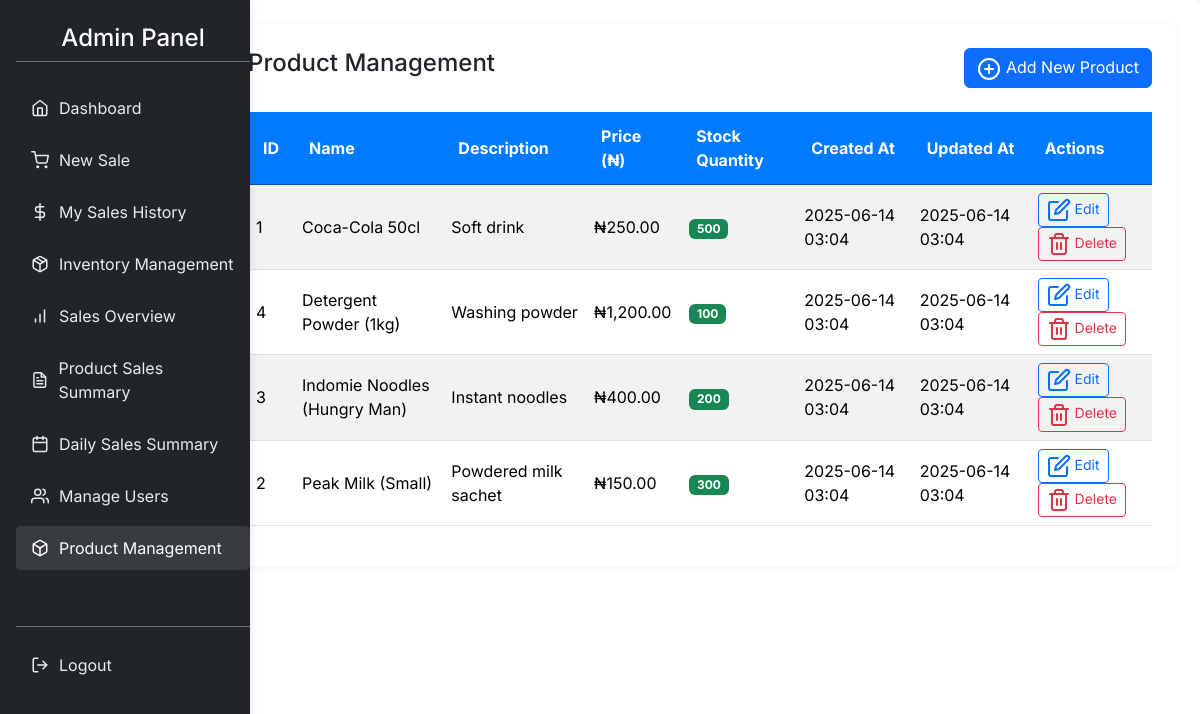
Before: /product_management.php (signed in) with the older database file.
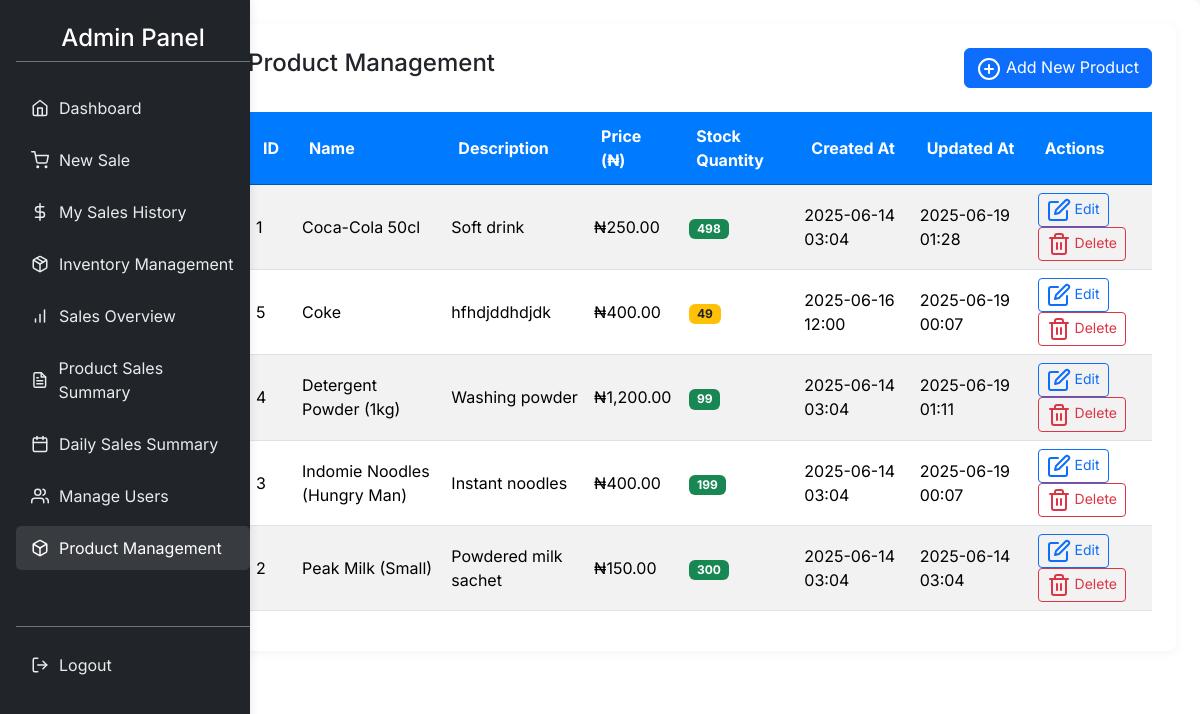
After: the same page with the newer database file.
### tables this page shows
CREATE TABLE `products` (
  `id` int(11) NOT NULL,
  `name` varchar(255) NOT NULL,
  `description` text DEFAULT NULL,
  `price` decimal(10,2) NOT NULL,
  `stock_quantity` int(11) NOT NULL DEFAULT 0,
  `created_at` timestamp NOT NULL DEFAULT current_timestamp(),
  `updated_at` timestamp NOT NULL DEFAULT current_timestamp() ON UPDATE current_timestamp()
);

### product_management.php (the view, shortened to what this page needs)
<?php
require_once 'db_connect.php';
$roleTitle = ucfirst($_SESSION['role']);
$products = [];
try {
    $stmt = $conn->prepare("SELECT id, name, description, price, stock_quantity, created_at, updated_at FROM products ORDER BY name ASC");
    $stmt->execute();
    $result = $stmt->get_result();
    $products = $result->fetch_all(MYSQLI_ASSOC);
} catch (mysqli_sql_exception $e) {
    error_log("Error fetching products: " . $e->getMessage());
    $error_message = "Could not retrieve product list. Please try again later.";
} finally {
    if (isset($conn) && $conn->ping()) {
        $conn->close();
    }
}
?>
<!DOCTYPE html>
<html lang="en">
<head>
    <link href="https://cdn.jsdelivr.net/npm/bootstrap@5.3.3/dist/css/bootstrap.min.css" rel="stylesheet">
</head>
<body>
<div class="container-fluid">
    <div class="row">
        <nav class="col-md-3 col-lg-2 d-md-block bg-dark text-white sidebar py-3">
            <h4 class="text-white ms-3 py-2 text-center border-bottom border-secondary mb-4">
                <?php echo htmlspecialchars($roleTitle); ?> Panel
            </h4>
            <ul class="nav flex-column ms-3">
                <li class="nav-item mb-2">
                    <a class="nav-link" href="cashier_dashboard.php">
                        <span data-feather="home"></span> Dashboard
                    </a>
                </li>
                <li class="nav-item mb-2">
                    <a class="nav-link" href="new_sale.php">
                        <span data-feather="shopping-cart"></span> New Sale
                    </a>
                </li>
                <li class="nav-item mb-2">
                    <a class="nav-link" href="my_sales_history.php">
                        <span data-feather="dollar-sign"></span> My Sales History
                    </a>
                </li>
                <?php if (in_array($_SESSION['role'], ['manager', 'admin'])) : ?>
                    <li class="nav-item mb-2">
                        <a class="nav-link" href="inventory_management.php">
                            <span data-feather="package"></span> Inventory Management
                        </a>
                    </li>
                    <li class="nav-item mb-2">
                        <a class="nav-link" href="sales_overview.php">
                            <span data-feather="bar-chart"></span> Sales Overview
                        </a>
                    </li>
                    <li class="nav-item mb-2">
                        <a class="nav-link" href="product_sales_summary.php">
                            <span data-feather="file-text"></span> Product Sales Summary
                        </a>
                    </li>
                    <li class="nav-item mb-2">
                        <a class="nav-link" href="daily_sales_summary.php">
                            <span data-feather="calendar"></span> Daily Sales Summary
                        </a>
                    </li>
                <?php endif; ?>
                <?php if ($_SESSION['role'] === 'admin') : ?>
                    <li class="nav-item mb-2">
                        <a class="nav-link" href="manage_users.php">
                            <span data-feather="users"></span> Manage Users
                        </a>
                    </li>
                    <li class="nav-item mb-2">
                        <a class="nav-link active" aria-current="page" href="product_management.php">
                            <span data-feather="box"></span> Product Management
                        </a>
                    </li>
                <?php endif; ?>
                <li class="nav-item mt-5 pt-3 border-top border-secondary">
                    <a class="nav-link text-danger" href="logout.php">
                        <span data-feather="log-out"></span> Logout
                    </a>
                </li>
            </ul>
        </nav>
        <main class="col-md-9 ms-sm-auto col-lg-10 px-md-4 py-4">
            <div class="card p-4">
                <div class="d-flex justify-content-between align-items-center mb-4">
                    <h2 class="h4">Product Management</h2>
                    <?php if ($_SESSION['role'] === 'admin') : ?>
                        <button type="button" class="btn btn-primary" data-bs-toggle="modal" data-bs-target="#addProductModal">
                            <span data-feather="plus-circle"></span> Add New Product
                        </button>
                    <?php endif; ?>
                </div>
                <?php if (empty($products)): ?>
                    <div class="alert alert-info text-center" role="alert">
                        No products found in the database.
                    </div>
                <?php else: ?>
                    <div class="table-responsive">
                        <table class="table table-striped table-hover align-middle">
                            <thead>
                                <tr>
                                    <th>ID</th>
                                    <th>Name</th>
                                    <th>Description</th>
                                    <th>Price (₦)</th>
                                    <th>Stock Quantity</th>
                                    <th>Created At</th>
                                    <th>Updated At</th>
                                    <?php if ($_SESSION['role'] === 'admin') : ?>
                                        <th>Actions</th>
                                    <?php endif; ?>
                                </tr>
                            </thead>
                            <tbody>
                                <?php foreach ($products as $product): ?>
                                    <tr>
                                        <td><?php echo htmlspecialchars($product['id']); ?></td>
                                        <td><?php echo htmlspecialchars($product['name']); ?></td>
                                        <td><?php echo htmlspecialchars($product['description'] ?? 'N/A'); ?></td>
                                        <td>₦<?php echo number_format($product['price'], 2); ?></td>
                                        <td>
                                            <span class="badge <?php echo ($product['stock_quantity'] < 10) ? 'bg-danger' : (($product['stock_quantity'] < 50) ? 'bg-warning text-dark' : 'bg-success'); ?>">
                                                <?php echo htmlspecialchars($product['stock_quantity']); ?>
                                            </span>
                                        </td>
                                        <td><?php echo date("Y-m-d H:i", strtotime($product['created_at'])); ?></td>
                                        <td><?php echo $product['updated_at'] ? date("Y-m-d H:i", strtotime($product['updated_at'])) : 'N/A'; ?></td>
                                        <?php if ($_SESSION['role'] === 'admin') : ?>
                                            <td>
                                                <button type="button" class="btn btn-sm btn-outline-primary edit-product-btn"
                                                        data-bs-toggle="modal" data-bs-target="#editProductModal"
                                                        data-id="<?php echo htmlspecialchars($product['id']); ?>"
                                                        data-name="<?php echo htmlspecialchars($product['name']); ?>"
                                                        data-description="<?php echo htmlspecialchars($product['description'] ?? ''); ?>"
                                                        data-price="<?php echo htmlspecialchars($product['price']); ?>"
                                                        data-quantity="<?php echo htmlspecialchars($product['stock_quantity']); ?>">
                                                    <span data-feather="edit"></span> Edit
                                                </button>
                                                <button type="button" class="btn btn-sm btn-outline-danger delete-product-btn"
                                                        data-bs-toggle="modal" data-bs-target="#deleteProductModal"
                                                        data-id="<?php echo htmlspecialchars($product['id']); ?>"
                                                        data-name="<?php echo htmlspecialchars($product['name']); ?>">
                                                    <span data-feather="trash-2"></span> Delete
                                                </button>
                                            </td>
                                        <?php endif; ?>
                                    </tr>
                                <?php endforeach; ?>
                            </tbody>
                        </table>
                    </div>
                <?php endif; ?>
            </div>
        </main>
    </div>
</div>
</body>
</html>

### product_management.php (style rules this page uses)
body { font-family: 'Inter', sans-serif; background-color: #f8f9fa; color: #343a40; }
.sidebar { position: fixed; top: 0; bottom: 0; left: 0; z-index: 1000; padding: 48px 0 0; box-shadow: 0 0 10px rgba(0, 0, 0, 0.1); background-color: #212529 !important; width: 250px; overflow-y: auto; overflow-x: hidden; }
.sidebar .nav-link { color: #e9ecef !important; transition: background-color 0.2s ease, color 0.2s ease; padding: 10px 15px; border-radius: 5px; display: flex; align-items: center; }
.sidebar .nav-link svg { margin-right: 10px; width: 18px; height: 18px; stroke-width: 2; }
.sidebar .nav-link:hover, .sidebar .nav-link.active { background-color: rgba(255, 255, 255, 0.1); color: #fff !important; }
main { margin-left: 250px; background-color: #fff; padding: 30px !important; border-radius: 8px; box-shadow: 0 4px 15px rgba(0, 0, 0, 0.05); min-height: 100vh; }
.card { border: none; border-radius: 8px; box-shadow: 0 2px 10px rgba(0, 0, 0, 0.05); margin-bottom: 25px; }
.table thead th { background-color: #007bff; color: #fff; border-color: #0056b3; padding: 12px 15px; vertical-align: middle; }

Changed rows visible on the page:
changed products "Coca-Cola 50cl": stock_quantity "500" → "498"; updated_at "2025-06-14 03:04" → "2025-06-19 01:28"
added products: id "5", name "Coke", description "hfhdjddhdjdk", price "400.00", stock_quantity "49", created_at "2025-06-16 12:00", updated_at "2025-06-19 00:07"
changed products "Detergent Powder (1kg)": stock_quantity "100" → "99"; updated_at "2025-06-14 03:04" → "2025-06-19 01:11"
changed products "Indomie Noodles (Hungry Man)": stock_quantity "200" → "199"; updated_at "2025-06-14 03:04" → "2025-06-19 00:07"
